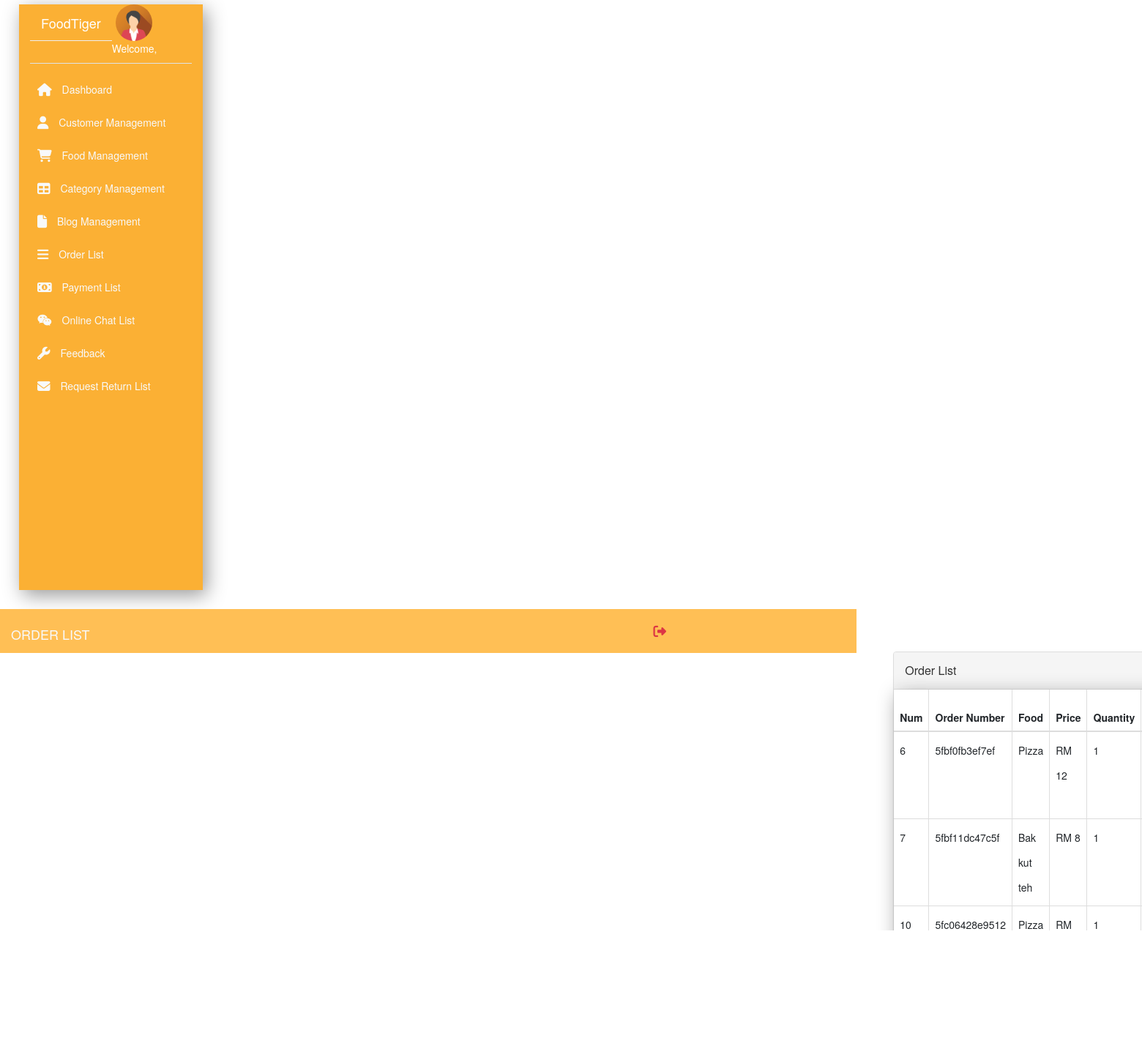
Screenshot of /admin/viewhistoryOrder.php with the database file from the repository.
### tables this page shows
CREATE TABLE `orders` (
  `cust_id` varchar(255) NOT NULL,
  `order_id` int(30) NOT NULL,
  `foodname` varchar(255) NOT NULL,
  `price` int(30) NOT NULL,
  `quantity` int(30) NOT NULL,
  `email` varchar(255) NOT NULL,
  `date_time` timestamp NOT NULL DEFAULT current_timestamp() ON UPDATE current_timestamp()
);

### admin/viewhistoryOrder.php (the view, shortened to what this page needs)
<!DOCTYPE html>
<html>
  <head>
    <link href="//maxcdn.bootstrapcdn.com/bootstrap/4.1.1/css/bootstrap.min.css" rel="stylesheet" id="bootstrap-css">
    <link href="https://cdnjs.cloudflare.com/ajax/libs/font-awesome/4.4.0/css/font-awesome.min.css" rel='stylesheet' type='text/css'>
    <link href="../css/table.css" rel='stylesheet' type='text/css'>
  </head>
  <body>
    <?php
      require "nav/nav.php";
      $results_per_page = 6;
      if (!isset($_GET['page'])) {
        $page = 1;
      } else {
        $page = $_GET['page'];
      }
      $this_page_first_result = ($page-1)*$results_per_page;
      $sql='SELECT orders.order_id, orders.cust_id, orders.price, orders.foodname, orders.quantity, orders.email, orders.date_time, cus_order.msg, payment.receive FROM orders LEFT JOIN cus_order ON orders.cust_id = cus_order.order_id LEFT JOIN payment ON orders.cust_id = payment.order_id
      WHERE payment.receive = "no" LIMIT ' . $this_page_first_result . ',' .  $results_per_page;
      $result = mysqli_query($conn, $sql);
    ?>
		<div class="col-lg-9 col-xl-10 col-md-8 ml-auto fixed-top py-2 top-navbar" style="background-color: #ffbf55;">
      <div class="row align-items-center">
        <div class="col-md-9">
          <h4 class="text-light text-uppercase mb-0">Order List</h4>
        </div>
        <div class="col-md-3">
          <ul class="navbar-nav">
            <li class="nav-item ml-md-auto ">
              <a href="adminlognout.php" class="nav-link" onclick="return confirm('Are you sure?')"><i class="fa fa-sign-out text-danger fa-lg"></i></a>
            </li>
          </ul>
        </div>
      </div>
    </div>
    <div class="container" style="margin-top:5%;margin-left:30%;">
      <div class="row">
        <div class="col-md-12 col-md-offset-1">
          <div class="panel panel-default panel-table">
            <div class="panel-heading">
              <div class="row">
                <div class="col col-xs-6">
                  <h3 class="panel-title">Order List</h3>
                </div>
                <div class="col col-xs-6 text-right"></div>
              </div>
            </div>
            <div class="panel-body">
              <table class="table table-bordered" style="box-shadow: 5px 7px 25px #999;">
                <thead>
                  <tr>
                    <th>Num</th>
                    <th>Order Number</th>
                    <th>Food</th>
                    <th>Price</th>
                    <th>Quantity</th>
                  </tr>
                </thead>
                <tbody>
                  <tr>
                    <?php
                      if ($result->num_rows > 0) {
                        while($row = $result->fetch_assoc()) {
                    ?>
                    <td><?php echo $row['order_id'];?></td>
                    <td><?php echo $row['cust_id'];?></td>
                    <td><?php echo $row['foodname'];?></td>
                    <td>RM <?php echo $row['price'];?></td>
                    <td><?php echo $row['quantity'];?></td>
                  </tr>
                  <?php
                      }
                    }
                      else {
                        echo "<tr><td class='text-center' colspan='7'>No order yet </td></tr>";
                      }
                  ?>
                </tbody>
              </table>
            </div>
            <div class="panel-footer">
              <div class="row">
                <div class="col col-xs-4"></div>
                  <div class="col col-xs-8">
                  </div>
                </div>
              </div>
            </div>
          </div>
        </div>
      </div>
  </body>
</html>

### css/table.css (style rules this page uses)
.panel-table .panel-body { padding:0; }
.panel-table .panel-body .table-bordered { border-style: none; margin:0; }
.panel-table .panel-body .table-bordered > thead > tr > th:first-of-type { text-align:center; width: 100px; }
.panel-table .panel-body .table-bordered > thead > tr > th:first-of-type, .panel-table .panel-body .table-bordered > tbody > tr > td:first-of-type { border-left: 0px; }
.panel-table .panel-body .table-bordered > tbody > tr:first-of-type > td { border-bottom: 0px; }
.panel-table .panel-body .table-bordered > thead > tr:first-of-type > th { border-top: 0px; }
.panel-table .panel-footer .col { line-height: 34px; height: 34px; }
.panel-table .panel-heading .col h3 { line-height: 30px; height: 30px; }
.panel-table .panel-body .table-bordered > tbody > tr > td { line-height: 34px; }

### css/admin.css (style rules this page uses)
body { font-weight: 300; font-size: 18px; }

### rows the page displays
orders: order_id "6", cust "5fbf0fb3ef7ef", foodname "Pizza", price "12", quantity "1"
orders: order_id "7", cust "5fbf11dc47c5f", foodname "Bak kut teh", price "8", quantity "1"
orders: order_id "10", cust "5fc06428e9512", foodname "Pizza", quantity "1"
